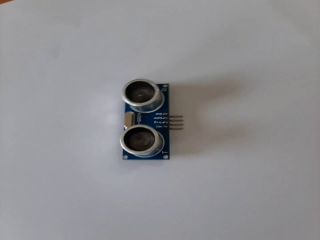
#> input picture 02 features matching/img/HCSR04.png, 320 x 240 px
$ python 01.sensor_feature_match.py
#> lines starting #> are read from the running program, lines starting #| are printed output that depends on the picture; after the words box and inside, x2 and y2 are one past the last pixel; in counts of white or black regions, pixels touching at a corner belong together
import os
import shutil
import cv2, numpy as np

# 사진에 센서가 포함되어 있는지 확인
def detect_sensor(sensor_path, img_path):
#> called with sensor_path = 'img/HCSR04.png'
    img1 = cv2.imread(sensor_path)
#> img1 is the input picture: shape (240, 320, 3); mean B, G, R 146.1, 143.3, 144
    img2 = cv2.imread(img_path)
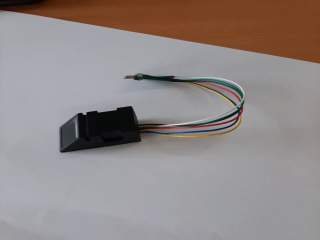
#> input picture 02 features matching/img/sensor_img/a049d196169b48babc1079d3e9f044e8.png, 320 x 240 px
#> img2 is the input picture: shape (240, 320, 3); mean B, G, R 136.1, 137.3, 145.7

    gray1 = cv2.cvtColor(img1, cv2.COLOR_BGR2GRAY)
    gray2 = cv2.cvtColor(img2, cv2.COLOR_BGR2GRAY)
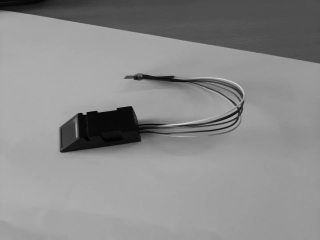
#> gray2: shape (240, 320); min 2, max 220, mean 139.7

    # ORB, BF-Hamming 로 knnMatch
    detector = cv2.ORB_create()
    kp1, desc1 = detector.detectAndCompute(gray1, None)
#> kp1 = 388 keypoints; strongest (x, y, size): (126, 103, 31), (124, 154, 31), (125, 105, 44.6), (124, 151, 37.2)
    kp2, desc2 = detector.detectAndCompute(gray2, None)
#> kp2 = 310 keypoints; strongest (x, y, size): (84, 113, 31), (130, 107, 37.2), (130, 106, 31), (125, 107, 92.6)
    matcher = cv2.BFMatcher(cv2.NORM_HAMMING, crossCheck=True)
    matches = matcher.match(desc1, desc2)
#> matches = 75 matches

    # 매칭 결과를 거리기준 오름차순으로 정렬
    matches = sorted(matches, key=lambda x:x.distance)
    # 모든 매칭점 그리기 ---④
    res1 = cv2.drawMatches(img1, kp1, img2, kp2, matches, None, \
                        flags=cv2.DRAW_MATCHES_FLAGS_NOT_DRAW_SINGLE_POINTS)
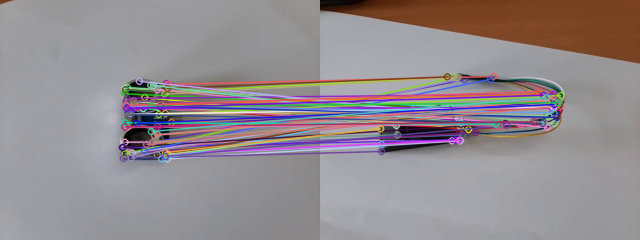
#> res1: shape (240, 640, 3); mean B, G, R 144.2, 139.8, 147.6

    # 매칭점으로 원근 변환 및 영역 표시
    src_pts = np.float32([ kp1[m.queryIdx].pt for m in matches ])
#> src_pts = 75 pairs, first value 122 to 171, second value 80.87 to 158.4
    dst_pts = np.float32([ kp2[m.trainIdx].pt for m in matches ])
#> dst_pts = 75 pairs, first value 60 to 240.5, second value 76 to 151

    # RANSAC으로 변환 행렬 근사 계산, 숫자 조절해가며 성능 맞출것
    mtrx, mask = cv2.findHomography(src_pts, dst_pts, cv2.RANSAC, 20)
#> mtrx = [[-1.55, -0.0748, 214], [-0.759, -0.044, 105.5], [-0.00727, -0.000345, 1]]; mask = 75 values, max 1 at index 31, min 0 at index 0, mean 0.147
    h,w = img1.shape[:2]
#> h = 240; w = 320
    pts = np.float32([ [[0,0]],[[0,h-1]],[[w-1,h-1]],[[w-1,0]] ])
#> pts = [[0, 0], [0, 239], [319, 239], [319, 0]]
    dst = cv2.perspectiveTransform(pts,mtrx)
#> dst = [[214, 105.5], [213.7, 103.5], [214.2, 105], [214, 103.6]]
    img2 = cv2.polylines(img2,[np.int32(dst)],True,255,3, cv2.LINE_AA)
#> img2: shape (240, 320, 3); 0.06% of pixels changed, all inside (x1, y1, x2, y2) = (210, 101, 218, 108)

    # 정상치 매칭만 그리기
    matchesMask = mask.ravel().tolist()
#> matchesMask has the same summary as mask
    res2 = cv2.drawMatches(img1, kp1, img2, kp2, matches, None, \
                        matchesMask = matchesMask,
                        flags=cv2.DRAW_MATCHES_FLAGS_NOT_DRAW_SINGLE_POINTS)
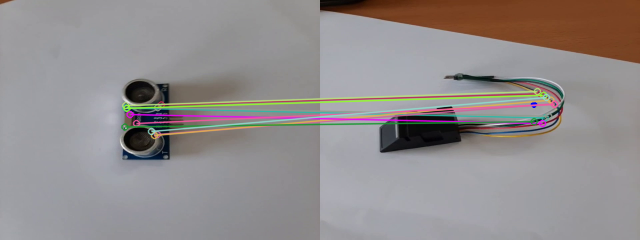
#> res2: shape (240, 640, 3); mean B, G, R 141.2, 141.1, 146.1

    # 모든 매칭점과 정상치 비율
    accuracy=float(mask.sum()) / mask.size
#> accuracy = 0.147
    print("accuracy: %d/%d(%.2f%%)"% (mask.sum(), mask.size, accuracy))
#| accuracy: 11/75(0.15%)

    # [5 lines of commented-out code are left out]

    return mask.sum()


def move_img(sensor_path):
    test_folder_path = f'img/sensor_img'
    count = 0
    imgs = os.listdir(test_folder_path)
    for img in imgs:
        img_path = f'img/sensor_img/{img}'
        detect_result = detect_sensor(sensor_path, img_path)
#> detect_result = 11
        if detect_result >= 40:
            # print(detect_result)
            count += 1
            sensor_name = sensor_path[4:-4]
            result_folder_path = f'img/result/{sensor_name}'
            if not os.path.isdir(result_folder_path):
                os.makedirs(result_folder_path)
            shutil.copy(img_path, f'{result_folder_path}/{sensor_name}_{count}{img[-4:]}')

sensors = ['img/HCSR04.png', 'img/HC06.png', 'img/FZ2904.png', 'img/KEYPAD.png', 'img/KY026.png']

# 각 로고에 맞게 값을 찾바꿔가며 테스트 진행
for sensor in sensors:
    move_img(sensor)
#> pass 2 of the loop `for sensor in sensors:`:
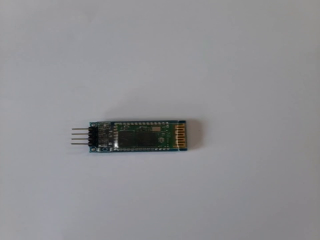
#> input picture 02 features matching/img/HC06.png, 320 x 240 px
#> in detect_sensor, img1 is the input picture: shape (240, 320, 3); mean B, G, R 146.5, 143.2, 143.4
#> kp1 = 205 keypoints; strongest (x, y, size): (115, 145, 31), (115, 148, 31), (115, 144, 37.2), (119, 146, 31)
#> matches = 48 matches
#> src_pts = 48 pairs, first value 72 to 186, second value 119.4 to 150
#> dst_pts = 48 pairs, first value 60 to 240, second value 73.2 to 151.2
#> mtrx = [[-0.124, -0.5, 75.74], [-0.155, -0.865, 126.6], [-0.00123, -0.00684, 1]]; mask = 48 values, max 1 at index 0, min 0 at index 1, mean 0.25
#> dst = [[75.74, 126.6], [68.87, 125.9], [80.95, 126.1], [59.71, 126.8]]
#> in detect_sensor (call 2), `img2 = cv2.polylines(img2,[np.int32(dst)],True,255,3, cv2.LINE_AA)`:
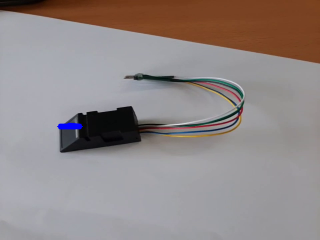
#> img2: shape (240, 320, 3); 0.23% of pixels changed, all inside (x1, y1, x2, y2) = (56, 122, 84, 130)
#> matchesMask has the same summary as mask
#> in detect_sensor (call 2), `res2 = cv2.drawMatches(img1, kp1, img2, kp2, matches, None, \ matchesM..`:
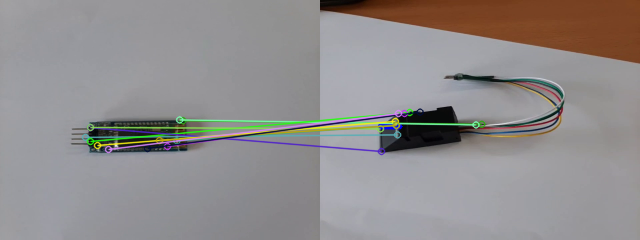
#> res2: shape (240, 640, 3); mean B, G, R 141.5, 141.4, 144.8
#> accuracy = 0.25
#| accuracy: 12/48(0.25%)
#> pass 3 of the loop `for sensor in sensors:`:
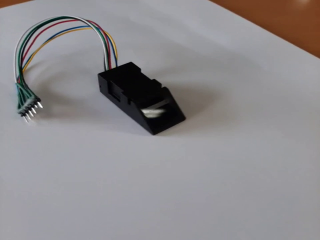
#> input picture 02 features matching/img/FZ2904.png, 320 x 240 px
#> in detect_sensor, img1 is the input picture: shape (240, 320, 3); mean B, G, R 142.7, 140, 142.7
#> kp1 = 192 keypoints; strongest (x, y, size): (32, 108, 31), (38, 102, 31), (38, 103, 37.2), (36, 106, 31)
#> matches = 47 matches
#> src_pts = 47 pairs, first value 33 to 184.8, second value 32 to 134
#> dst_pts = 47 pairs, first value 60 to 237, second value 73 to 151.2
#> mtrx = [[-1.56, 9.74, -1916], [-8.47, -6.84, 373.4], [-0.0756, -0.0301, 1]]; mask = 47 values, max 1 at index 6, min 0 at index 0, mean 0.319
#> dst = [[-1916, 373.4], [-66.52, 203.7], [2.83, 130.8], [104.4, 100.8]]
#> in detect_sensor (call 3), `img2 = cv2.polylines(img2,[np.int32(dst)],True,255,3, cv2.LINE_AA)`:
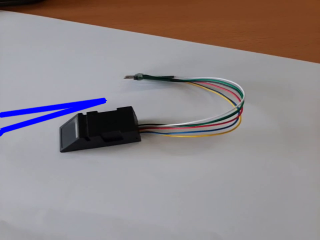
#> img2: shape (240, 320, 3); 1.74% of pixels changed, all inside (x1, y1, x2, y2) = (0, 97, 108, 137)
#> matchesMask has the same summary as mask
#> in detect_sensor (call 3), `res2 = cv2.drawMatches(img1, kp1, img2, kp2, matches, None, \ matchesM..`:
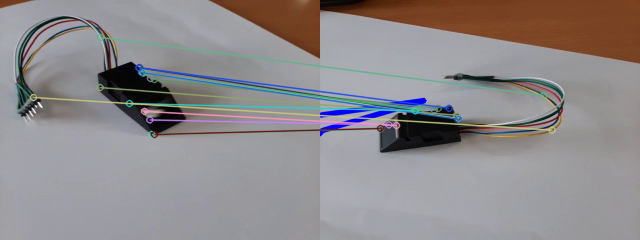
#> res2: shape (240, 640, 3); mean B, G, R 140.4, 138.5, 142.9
#> accuracy = 0.319
#| accuracy: 15/47(0.32%)
#> (the run stopped early here; a loop or call above may not have finished)
